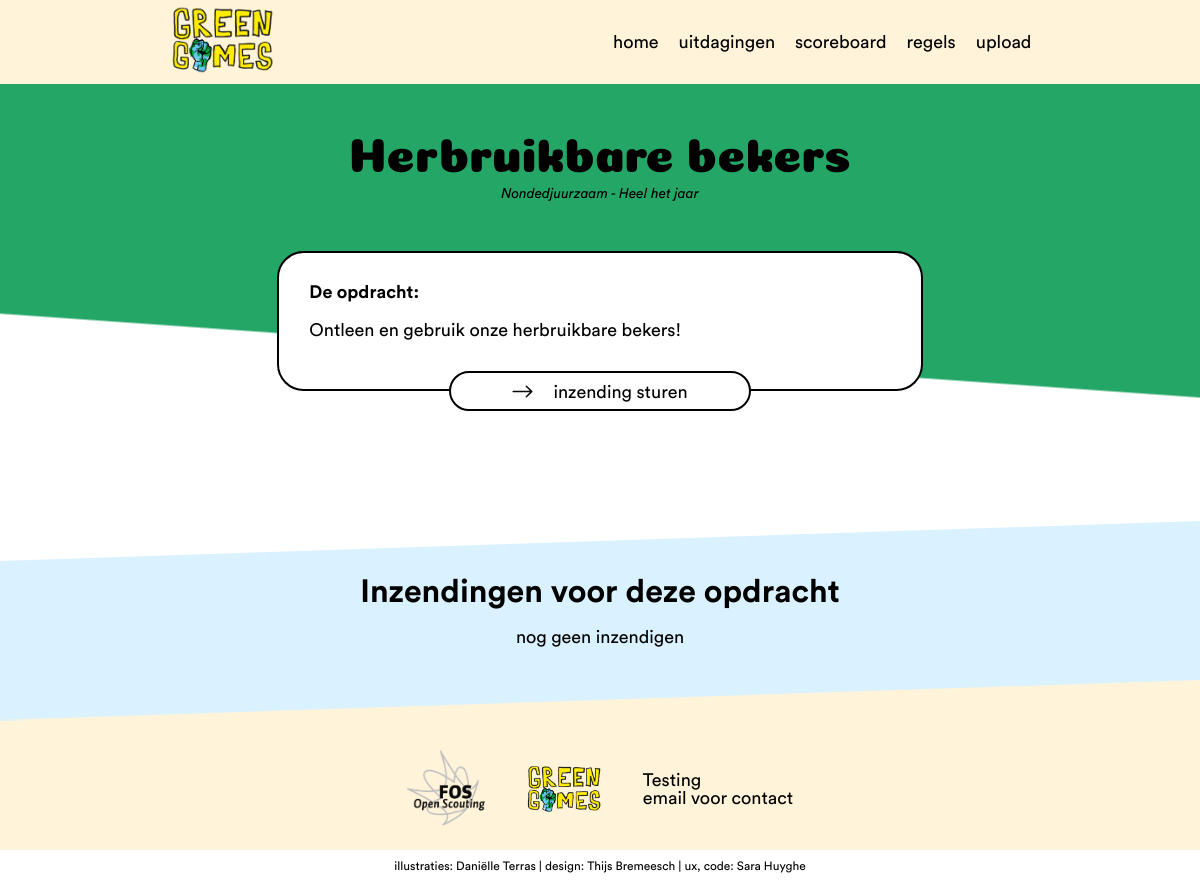
The app's page /index.php?page=detail&id=34 with its own data.
### tables this page shows
CREATE TABLE `opdrachten` (
  `id` int(11) NOT NULL,
  `opdracht` varchar(200) NOT NULL,
  `uitleg` text NOT NULL,
  `linkToPDF` varchar(200) NOT NULL,
  `linkTitel` varchar(200) NOT NULL,
  `punten` int(11) NOT NULL,
  `months_id` int(11) NOT NULL
);

CREATE TABLE `months` (
  `id` int(11) NOT NULL,
  `months` varchar(200) NOT NULL,
  `title` varchar(200) NOT NULL,
  `image` varchar(200) NOT NULL,
  `beginDate` datetime NOT NULL,
  `endDate` date NOT NULL
);

### controller/Controller.php (called while the page is built, shortened)
<?php
class Controller {
  public $route;
  public function filter() {
    call_user_func(array($this, $this->route['action']));
  }
  public function render() {
    $this->createViewVarWithContent();
  }
  private function createViewVarWithContent() {
    require __DIR__ . '/../view/' . strtolower($this->route['controller']) . '/' . $this->route['action'] . '.php';
  }
  private function renderInLayout() {
    include __DIR__ . '/../view/layout.php';
  }
}

### index.php (called while the page is built, shortened)
<?php
$routes = array(
  'index' => array(
    'controller' => 'Inzendingen',
    'action' => 'index'
  ),
  'scoreboard' => array(
    'controller' => 'Inzendingen',
    'action' => 'scoreboard'
  ),
  'upload' => array(
    'controller' => 'Inzendingen',
    'action' => 'upload'
  ),
  'uploadVideo' => array(
    'controller' => 'Inzendingen',
    'action' => 'uploadVideo'
  ),
  'uploadFoto' => array(
    'controller' => 'Inzendingen',
    'action' => 'uploadFoto'
  ),
  'login' => array(
    'controller' => 'Users',
    'action' => 'login'
  ),
  'logout' => array(
    'controller' => 'Users',
    'action' => 'logout'
  ),
  'register' => array(
    'controller' => 'Users',
    'action' => 'register'
  ),
  'admin' => array(
    'controller' => 'Users',
    'action' => 'admin'
  )
  ,
  'opdrachten' => array(
    'controller' => 'Opdrachten',
    'action' => 'opdrachten'
  ),
  'detail' => array(
    'controller' => 'Opdrachten',
    'action' => 'detail'
  ),
  'regels' => array(
    'controller' => 'Opdrachten',
    'action' => 'regels'
  ),
);
$route = $routes[$_GET['page']];
$controllerObj = new $controllerName();
$controllerObj->route = $route;
$controllerObj->filter();
$controllerObj->render();

### controller/OpdrachtenController.php (called while the page is built, shortened)
<?php
require_once __DIR__ . '/Controller.php';
require_once __DIR__ . '/../dao/InzendingenDAO.php';
require_once __DIR__ . '/../dao/OpdrachtenDAO.php';
class OpdrachtenController extends Controller {
  function __construct() {
    $this->InzendingenDAO = new InzendingenDAO();
    $this->OpdrachtenDAO = new OpdrachtenDAO();
  }
  public function detail() {
    if(!empty($_GET['id'])) {
      $opdracht = $this->OpdrachtenDAO->selectById($_GET['id']);
      $inzendingen = $this->InzendingenDAO->selectByOpdrachtId($_GET['id']);
    }
  }
}

### dao/OpdrachtenDAO.php (called while the page is built, shortened)
<?php
class OpdrachtenDAO extends DAO {
    public function selectById($id) {
        $sql = "SELECT `opdrachten`.*, `months`.*  FROM `opdrachten` INNER JOIN `months` ON `months_id` = `months`.`id` WHERE `opdrachten`.`id` = :id";
        $stmt = $this->pdo->prepare($sql);
        $stmt->bindValue(':id', $id);
        $stmt->execute();
        return $stmt->fetch(PDO::FETCH_ASSOC);
    }
}

### dao/InzendingenDAO.php (called while the page is built, shortened)
<?php
class InzendingenDAO extends DAO {
  public function selectByOpdrachtId($id) {
    $sql = "SELECT `inzendingen`.*, `opdrachten`.`opdracht`, `opdrachten`.`punten`, `scouts`.`scouts`, `months`.`months`FROM `inzendingen` INNER JOIN `opdrachten` ON `opdracht_id` = `opdrachten`.`id` INNER JOIN `months` ON `months_id` = `months`.`id` INNER JOIN `scouts` ON `scouts_id` = `scouts`.`id` WHERE `inzendingen`.`opdracht_id` = :id AND `inzendingen`.`approved` = 0 AND `inzendingen`.`opdracht_id` != 40";
    $stmt = $this->pdo->prepare($sql);
    $stmt->bindValue(':id', $id);
    $stmt->execute();
    return $stmt->fetchAll(PDO::FETCH_ASSOC);
  }
}

### view/opdrachten/detail.php (the view, shortened to what this page needs)
<section class="firstInfo">
<section class="uitlegDetail">
<h1><?php echo $opdracht['opdracht'] ?></h1>
    <p class="infoDetail italic"><?php echo $opdracht['title'] ?> - <?php echo $opdracht['months'] ?></p>
    <div class="uitlegOpdracht">
        <div>
            <b>De opdracht:</b>
            <p><?php echo $opdracht['uitleg'] ?></p>
        </div>
        <a class="button" href="index.php?page=upload"><img src="./assets/img/arrow.svg" alt="arrow">inzending sturen</a>
    </div>
</section>
</section>
<div class="inzendingen-top-border"></div>
<section class="specialInzendignen detail">
    <h3>Inzendingen voor deze opdracht</h3>
    <div class="inzendingen">
    <?php if($inzendingen != []): ?>
        <?php foreach ($inzendingen as $inzending): ?>
        <div class="inzending">
        <?php if($inzending['image'] != ""): ?>
            <img src="<?php echo $inzending['image'];?>" alt="" width="320" height="180" class="image"/>
        <?php else: ?>
            <?php if($inzending['videoPlatform'] === "youtube"):?>
            <iframe src="https://www.youtube.com/embed/<?php echo $inzending['embed'] ?>?autoplay=0&showinfo=0&controls=0" width="320" height="180"  frameborder="0" allowfullscreen class="video"></iframe>
                <?php elseif($inzending['videoPlatform'] === "vimeo"): ?>
            <iframe src="https://player.vimeo.com/video/<?php echo $inzending['embed'] ?>?title=0&byline=0&portrait=0" width="320" height="180"  frameborder="0" allowfullscreen class="video"></iframe>
            <?php else: ?>
            <iframe src="<?php echo $inzending['video'] ?>" width="320" height="180" controls=0 frameborder="0" allowfullscreen class="video"></iframe>
              <?php endif; ?>
                <?php endif; ?>
        <div class="infoInzendingen">
            <h4><?php echo $inzending['opdracht'] ?></h4>
            <p><?php echo $inzending['scouts'] ?></p>
            <p class="italic"><?php echo $inzending['months'] ?></p>
            <a class="clickThrough" href="index.php?page=opdrachten">
                <img src="./assets/img/arrow.svg" alt="arrow">
            </a>
        </div>
    </div>
        <?php endforeach; ?>
    <?php else: ?>
        <p style="text-align:center; grid-column: 2">nog geen inzendigen</p>
    <?php endif; ?>
    </div>
</section>
<div class="inzendingen-bottom-border"></div>
<div class="footer-top-border"></div>

### css/style.css (style rules this page uses)
html { height: 100%; font-size: 62.5%; position: relative; background-size: cover; width: 100%; z-index: 2; }
*, *:before, *:after { box-sizing: inherit; }
body { font-family: 'CircularStd_Regular'; font-size: 1.8rem; }
h1 { font-family: Coiny_Regular; font-size: 4.8rem; padding: 1.5rem 0; margin: 0; }
h3 { font-family: CircularStd_Bold; font-size: 3.2rem; }
a { color: #000; font-size: 1.8rem; border-bottom: #000 solid .2rem; text-decoration: none; padding-bottom: .1rem; }
b { font-family: CircularStd_Bold; }
.italic { font-family: "CircularStd_italic"; font-size: 1.4rem; }
.inzendingen { display: grid; grid-template-columns: repeat(3,240pt); grid-gap: 4rem; padding: 2rem 0rem; }
.inzendingen-top-border { box-sizing: padding-box; content: ''; display: block; width: 0; height: 0; border-bottom: 20px solid #DAF1FF; border-left: 50vw solid transparent; border-right: 50vw solid #DAF1FF; border-top: 20px solid transparent; }
.inzendingen-bottom-border { box-sizing: padding-box; content: ''; display: block; width: 0; height: 0; border-top: 20px solid #DAF1FF; border-right: 50vw solid transparent; border-left: 50vw solid #DAF1FF; border-bottom: 20px solid transparent; }
.footer-top-border { box-sizing: padding-box; content: ''; display: block; width: 0; height: 0; margin-top: -4.1rem; margin-bottom: -4rem; border-bottom: 20px solid #FFF4DA; border-left: 50vw solid transparent; border-right: 50vw solid #FFF4DA; border-top: 20px solid transparent; }
.specialInzendignen { display: flex; flex-direction: column; align-items: center; background-color: #DAF1FF; padding: 1.5rem 0; width: 100%; }
.firstInfo { width: 100%; background-image: linear-gradient(-176deg, #24A666 60%, white calc(60% + 2px)) }
.uitlegDetail { text-align: center; padding: 2.5rem 0 5rem 0; }
.infoDetail { grid-column: 1; font-size: 1.4rem; }
.uitlegOpdracht { width: 484pt; text-align: left; display: grid; grid-template-columns: 25% 50% 25%; grid-template-rows: 1fr repeat(2, 3rem); margin: 5rem auto; }
.uitlegOpdracht div { font-size: 1.8rem; border: solid #000 0.2rem; border-radius: 20pt; background-color: white; padding: 3rem; grid-row: 1 / 3; grid-column: 1 /4; }
.uitlegOpdracht p { padding: 2rem 0; }
.uitlegOpdracht .button { grid-row: 2 / 4; grid-column: 2 /3; background-color: #fff; }
.button { border: solid 0.2rem #000; border-radius: 20px; padding: 1rem 3rem; margin: 1rem; text-decoration: none; color: black; text-align: center; }
.button img { padding-right: 2rem; }

### records on screen
opdrachten: opdracht "Herbruikbare bekers", months.title "Nondedjuurzaam", months.months "Heel het jaar", uitleg "Ontleen en gebruik onze herbruikbare bekers!"
